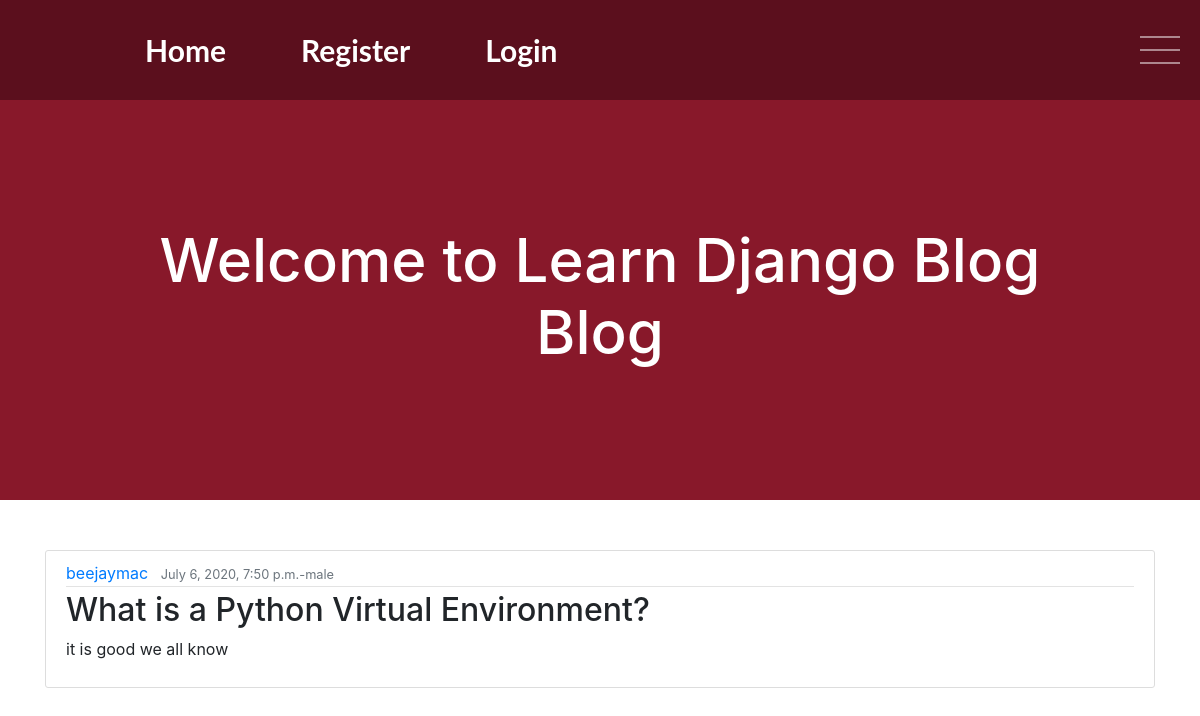
The app's page /post/1/ with its own data.
### blog/models.py (models this page shows, shortened)
class Post(models.Model):
    title = models.CharField(max_length=300)
    content = models.TextField()
    author = models.ForeignKey(User, on_delete=models.CASCADE)
    created = models.DateTimeField(default=timezone.now)
    gender = models.CharField(max_length=30, choices=(
        ('male', 'Male'),
        ('female', 'Famle'),
    ))

### blog/views.py (the view)
# urls.py: path('post/<int:pk>/', PostDetailView.as_view(), name='post-detail'),
class PostDetailView(DetailView):
    model = Post

### blog/templates/blog/post_detail.html (shortened to what this page needs)
{% extends 'blog/base.html' %}
{% block content %}
  <article class="media content-section">
    <div class="media-body">
      <div class="article-metadata">
        <a class="mr-2" href="#">{{ object.author }}</a>
        <small class="text-muted">{{ object.created }}-{{object.gender}}</small>
      </div>
      <h2><a class="article-title" >{{ post.title }}</a></h2>
      <p class="article-content">{{ object.content }}</p>
    </div>
  </article>
{% endblock content %}

### blog/static/blog/main.css (style rules this page uses)
.content-section { background: #ffffff; padding: 10px 20px; border: 1px solid #dddddd; border-radius: 3px; margin-bottom: 20px; }
.article-title { color: #444444; }
.article-content { white-space: pre-line; }
.article-metadata { padding-bottom: 1px; margin-bottom: 4px; border-bottom: 1px solid #e3e3e3 }

### records on screen
Post: author "beejaymac", created "July 6, 2020, 7:50 p.m.", gender "male", title "What is a Python Virtual Environment?", content "it is good we all know"
